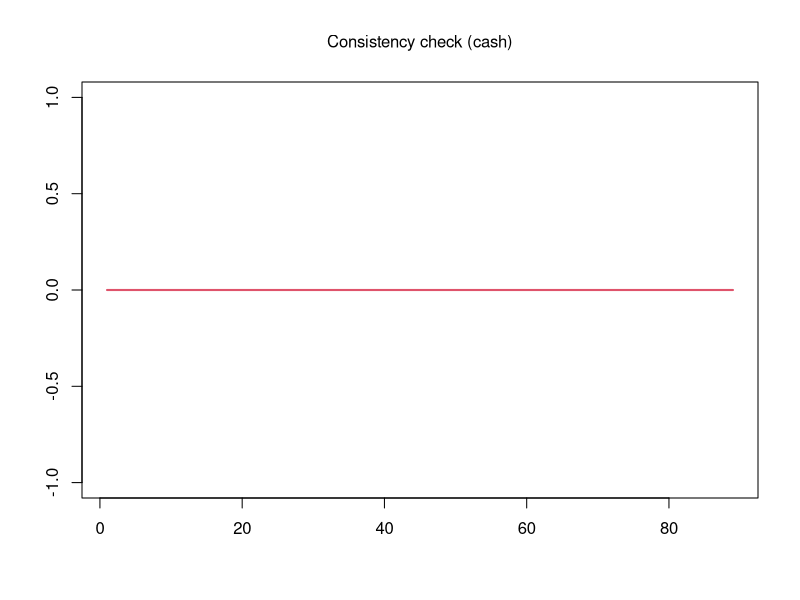
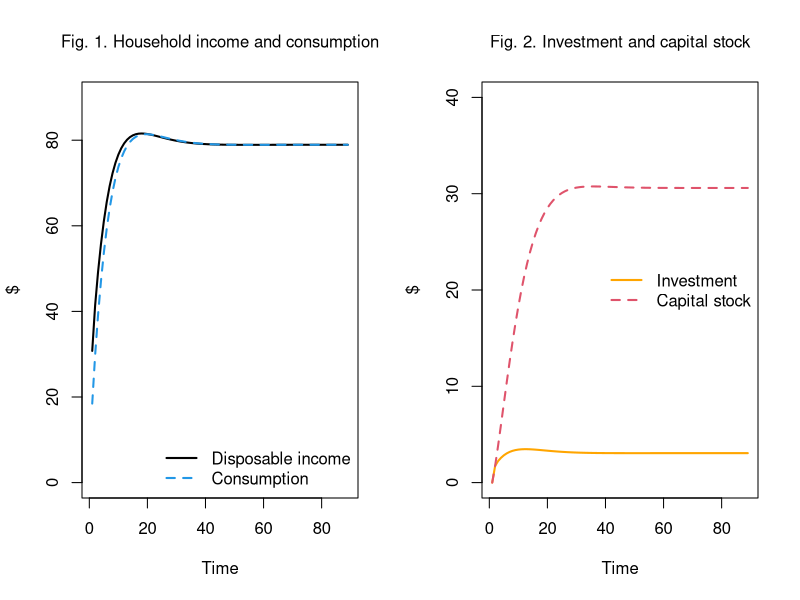

Source code (R) for these figures, in order:
#+++++++++++++++++++++++++++++++++++

#Hybrid PC + BMW model 

#Created by Marco Veronese Passarella

#Last revision: 15/04/2026

#+++++++++++++++++++++++++++++++++++

#Set the environment ####
rm(list=ls(all=TRUE))     #Clear the workspace 
nPeriods = 90             #Define number of periods
nScenarios=3              #Define number of scenarios

#+++++++++++++++++++++++++++++++++++

#Set values for parameters and exogenous variables (excluding shocks)
alpha1<-0.6         #Propensity to consume out of income 
alpha2<-0.4         #Propensity to consume out of wealth
lambda10<-0.3       #Portfolio equation coefficient
lambda11<-0         #Portfolio equation coefficient
lambda12<-0         #Portfolio equation coefficient
lambda13<-0         #Portfolio equation coefficient
lambda_c<-0.2       #Wealth to consumption ratio
theta<-0.2          #Average tax rate on income  
delta<-0.1          #Depreciation rate
gamma<-0.15         #Reaction speed of adjustment of capital to its target value
kappa<-0.3          #Capital-Output ratio

#+++++++++++++++++++++++++++++++++++

#Define model variables ####

#Government bills held by Central Bank
b_cb<-matrix(data=0,nrow=nScenarios,ncol=nPeriods)
#Government bills held by households
b_h<-matrix(data=0,nrow=nScenarios,ncol=nPeriods) 
#Government bills held by banks
b_b<-matrix(data=0,nrow=nScenarios,ncol=nPeriods) 
#Government bills supplied by government
b_s<-matrix(data=0,nrow=nScenarios,ncol=nPeriods) 
#Consumption goods
cons<-matrix(data=0,nrow=nScenarios,ncol=nPeriods) 
#Government goods
g<-matrix(data=20,nrow=nScenarios,ncol=nPeriods) 
#Cash money held by households
h_h<-matrix(data=0,nrow=nScenarios,ncol=nPeriods) 
#Cash money supplied by central bank
h_s<-matrix(data=0,nrow=nScenarios,ncol=nPeriods) 
#Interest rate on government bills
rb<-matrix(data=0.02,nrow=nScenarios,ncol=nPeriods) 
#Interest rate on deposits
rm<-matrix(data=0.02,nrow=nScenarios,ncol=nPeriods) 
#Interest rate on loans
rl<-matrix(data=0.02,nrow=nScenarios,ncol=nPeriods) 
#Taxes
t<-matrix(data=0,nrow=nScenarios,ncol=nPeriods) 
#Households wealth
v<-matrix(data=0,nrow=nScenarios,ncol=nPeriods) 
#Income = GDP
y<-matrix(data=0,nrow=nScenarios,ncol=nPeriods) 
#Disposable income of households
yd<-matrix(data=0,nrow=nScenarios,ncol=nPeriods) 
#Amortization funds
af<-matrix(data=0,nrow=nScenarios,ncol=nPeriods)
#Depreciation allowances
da<-matrix(data=0,nrow=nScenarios,ncol=nPeriods)
#Stock of capital
k<-matrix(data=0,nrow=nScenarios,ncol=nPeriods)  
#Target stock of capital
kt<-matrix(data=0,nrow=nScenarios,ncol=nPeriods)
#Demans for bank loans 
ld<-matrix(data=0,nrow=nScenarios,ncol=nPeriods)  
#Supply of bank loans 
ls<-matrix(data=0,nrow=nScenarios,ncol=nPeriods)  
#Demand for Investment
id<-matrix(data=0,nrow=nScenarios,ncol=nPeriods)
#Bank deposits held by households
mh<-matrix(data=0,nrow=nScenarios,ncol=nPeriods)
#Supply of bank deposits
ms<-matrix(data=0,nrow=nScenarios,ncol=nPeriods)

#+++++++++++++++++++++++++++++++++++

#Choose scenario
for (j in 1:nScenarios){
  
  #Define time loop
  for (i in 2:nPeriods){
    
    #Define iterations
    for (iterations in 1:30){
      
      #Run the model ####     
      
      #Determination of output
      y[j,i] = cons[j,i] + g[j,i] + id[j,i]
      
      #Disposable income
      yd[j,i] = y[j,i] - t[j,i] - af[j,i] - rl[j,i-1]*ld[j,i-1] + rb[j,i-1]*b_h[j,i-1] + rm[j,i-1]*mh[j,i-1]
      
      #Tax payments
      t[j,i] = theta*(y[j,i] + rb[j,i-1]*b_h[j,i-1] + rm[j,i-1]*mh[j,i-1]) 
      
      #Wealth accumulation
      v[j,i] = v[j,i-1] + (yd[j,i] - cons[j,i])
      
      #Consumption function
      cons[j,i] = alpha1*yd[j,i] + alpha2*v[j,i-1]
      
      #Cash money as function of expected transactions
      h_h[j,i] = lambda_c * cons[j,i-1]
      
      #Demand for government bills
      b_h[j,i] = v[j,i]*(lambda10 + lambda11*rb[j,i] - lambda12*rm[j,i] - lambda13*(yd[j,i]/v[j,i]))
      
      #Supply of government bills
      b_s[j,i] = b_s[j,i-1] + (g[j,i] + rb[j,i-1]*b_s[j,i-1]) - (t[j,i] + rb[j,i-1]*b_cb[j,i-1])
      
      #Supply of cash
      h_s[j,i] = h_s[j,i-1] + b_cb[j,i] - b_cb[j,i-1]
      
      #Government bills held by the central bank
      b_cb[j,i] = b_s[j,i] - b_h[j,i] - b_b[j,i]
      
      #Target capital stock
      kt[j,i] = kappa*y[j,i-1]
      
      #Depreciation allowances
      da[j,i] = delta*k[j,i-1]
      
      #Amortization funds
      af[j,i] = da[j,i]
      
      #Gross investment
      id[j,i] = gamma*(kt[j,i] - k[j,i-1]) + da[j,i]
      
      #Capital stock
      k[j,i] = k[j,i-1] + id[j,i] - da[j,i]
      
      #Loans
      ld[j,i] = ld[j,i-1] + id[j,i] - af[j,i]
      
      #Supply of bank loans
      ls[j,i] = ls[j,i-1] + (ld[j,i] - ld[j,i-1]) 
      
      #Supply of bank deposits
      ms[j,i] = ms[j,i-1] + (ls[j,i] - ls[j,i-1])
      
      #Deposits as buffer stock
      mh[j,i] = v[j,i] - b_h[j,i] - h_h[j,i]
      
      #Bills held by banks (if negative then b_b = advances received from CB) ***
      b_b[j,i] = mh[j,i] - ms[j,i]
      
    }
  }
}

#+++++++++++++++++++++++++++++++++++

#Consistency check (redundant equation) ####
plot(h_h[1,2:nPeriods]-h_s[1,2:nPeriods],type="l",lwd=2,lty=1,col=2,
     font.main=1,cex.main=1,
     main="Consistency check (cash)",ylab='',xlab='',ylim=range(-1,1))

#+++++++++++++++++++++++++++++++++++

#Create and display graphs ####

#Define layout
layout(matrix(c(1,2), 1, 2, byrow = TRUE))

#Figure 1
plot(yd[1,2:nPeriods],type="l",col="1",lwd=2,
     lty=1,font.main=1,cex.main=1,
     main="Fig. 1. Household income and consumption",
     ylab='$',xlab='Time',ylim=range(0,90))
lines(cons[1,2:nPeriods],type="l",lwd=2,lty=2,col="4")
legend("bottomright",c("Disposable income","Consumption"),bty="n",cex=1,
       lty=c(1,2),lwd=c(2,2),col=c(1,4),box.lwd=0)

#Figure 2
plot(id[1,2:nPeriods],type="l",col="orange",lwd=2,
     lty=1,font.main=1,cex.main=1,
     main="Fig. 2. Investment and capital stock",
     ylab='$',xlab='Time',ylim=range(0,40))
lines(k[1,2:nPeriods],type="l",lwd=2,lty=2,col=2)
legend("right",c("Investment","Capital stock"),bty="n",cex=1,
       lty=c(1,2),lwd=c(2,2),col=c("orange",2),box.lwd=0)
